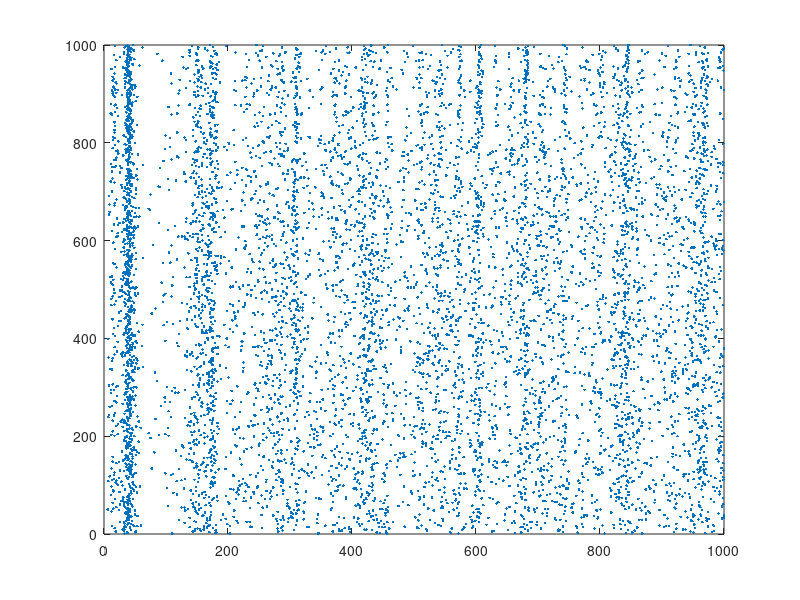

This chart was generated by the following MATLAB code:
% Created by Eugene M. Izhikevich, February 25, 2003
% Excitatory neurons   Inhibitory neurons
Ne=800;                Ni=200;
re=rand(Ne,1);         ri=rand(Ni,1); 
a=[0.02*ones(Ne,1);    0.02+0.08*ri];
b=[0.2*ones(Ne,1);     0.25-0.05*ri];
c=[-65+15*re.^2;      -65*ones(Ni,1)];
d=[8-6*re.^2;          2*ones(Ni,1)];
S=[0.5*rand(Ne+Ni,Ne),-rand(Ne+Ni,Ni)]; 

v=-65*ones(Ne+Ni,1);  % Initial values of v
u=b.*v;               % Initial values of u
firings=[];           % spike timings

for t=1:1000          % simulation of 1000 ms 
   I=[5*randn(Ne,1);2*randn(Ni,1)]; % thalamic input 
   fired=find(v>=30); % indices of spikes
   if ~isempty(fired)      
      firings=[firings; t+0*fired, fired];     
      v(fired)=c(fired);  
      u(fired)=u(fired)+d(fired);
      I=I+sum(S(:,fired),2);
   end;
   v=v+0.5*(0.04*v.^2+5*v+140-u+I);
   v=v+0.5*(0.04*v.^2+5*v+140-u+I);
   u=u+a.*(b.*v-u);   
end;
plot(firings(:,1),firings(:,2),'.');
